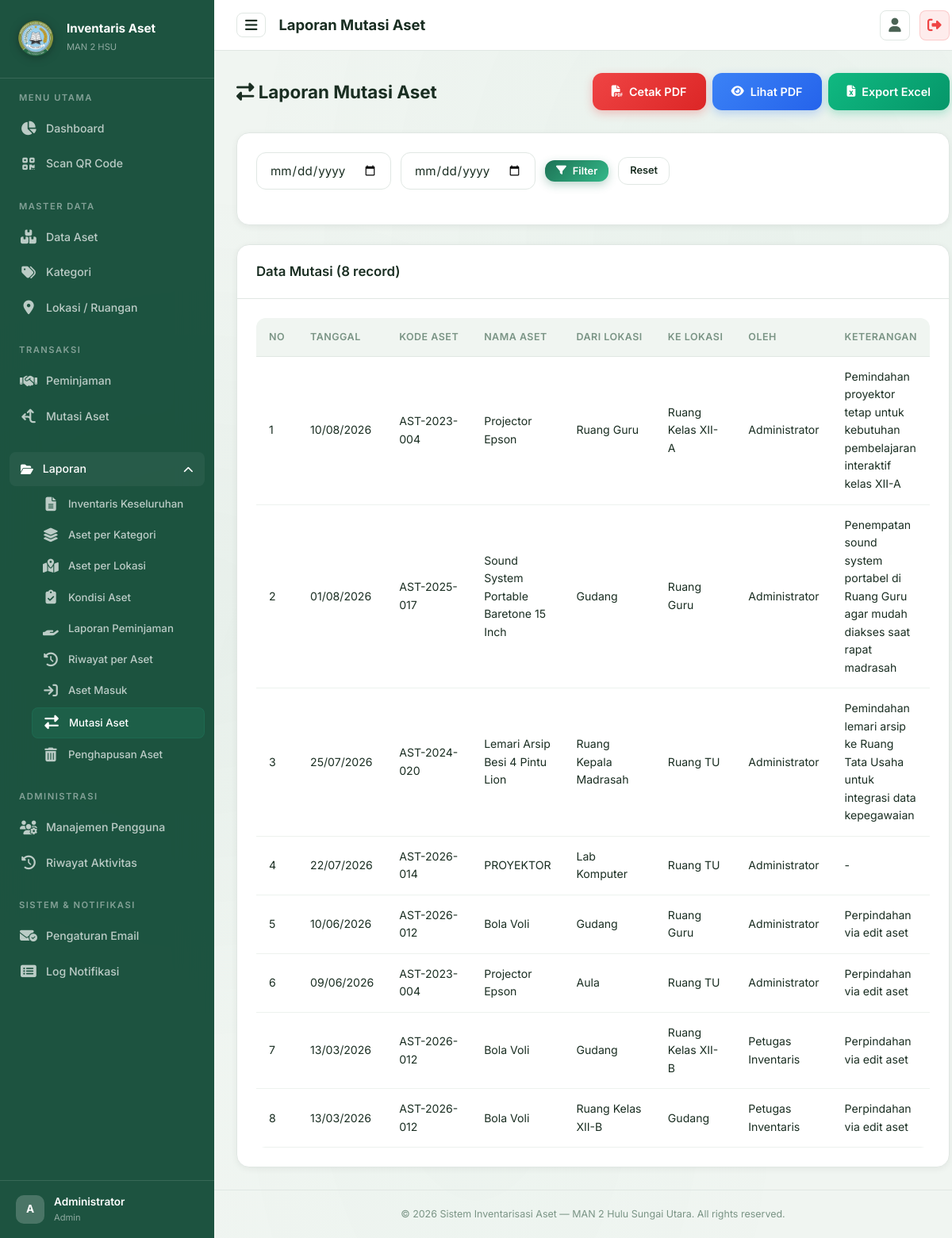
/pages/laporan/mutasi_aset.php (signed in), run on the app's committed database.
### tables this page shows
CREATE TABLE `mutasi_aset` (
  `id` int NOT NULL AUTO_INCREMENT,
  `id_aset` int NOT NULL,
  `id_lokasi_asal` int DEFAULT NULL,
  `id_lokasi_tujuan` int DEFAULT NULL,
  `tanggal_mutasi` date NOT NULL,
  `keterangan` text,
  `id_user` int DEFAULT NULL,
  `created_at` timestamp NULL DEFAULT CURRENT_TIMESTAMP,
  PRIMARY KEY (`id`),
  KEY `id_aset` (`id_aset`),
  KEY `id_lokasi_asal` (`id_lokasi_asal`),
  KEY `id_lokasi_tujuan` (`id_lokasi_tujuan`),
  KEY `id_user` (`id_user`),
  CONSTRAINT `mutasi_aset_ibfk_1` FOREIGN KEY (`id_aset`) REFERENCES `aset` (`id`) ON DELETE CASCADE,
  CONSTRAINT `mutasi_aset_ibfk_2` FOREIGN KEY (`id_lokasi_asal`) REFERENCES `lokasi` (`id`) ON DELETE SET NULL,
  CONSTRAINT `mutasi_aset_ibfk_3` FOREIGN KEY (`id_lokasi_tujuan`) REFERENCES `lokasi` (`id`) ON DELETE SET NULL,
  CONSTRAINT `mutasi_aset_ibfk_4` FOREIGN KEY (`id_user`) REFERENCES `users` (`id`) ON DELETE SET NULL
);

CREATE TABLE `aset` (
  `id` int NOT NULL AUTO_INCREMENT,
  `kode_aset` varchar(50) NOT NULL,
  `nama_aset` varchar(150) NOT NULL,
  `id_kategori` int DEFAULT NULL,
  `id_lokasi` int DEFAULT NULL,
  `jumlah` int NOT NULL DEFAULT '1',
  `kondisi` enum('Baik','Rusak Ringan','Rusak Berat') NOT NULL DEFAULT 'Baik',
  `tahun_perolehan` year DEFAULT NULL,
  `nilai_perolehan` decimal(15,2) DEFAULT '0.00',
  `sumber_dana` varchar(100) DEFAULT NULL,
  `gambar` varchar(255) DEFAULT NULL,
  `keterangan` text,
  `qr_code_path` varchar(255) DEFAULT NULL,
  `created_at` timestamp NULL DEFAULT CURRENT_TIMESTAMP,
  `updated_at` timestamp NULL DEFAULT CURRENT_TIMESTAMP ON UPDATE CURRENT_TIMESTAMP,
  `deleted_at` timestamp NULL DEFAULT NULL,
  `bukti_hapus` varchar(255) DEFAULT NULL,
  `alasan_hapus` text,
  PRIMARY KEY (`id`),
  UNIQUE KEY `kode_aset` (`kode_aset`),
  KEY `id_kategori` (`id_kategori`),
  KEY `id_lokasi` (`id_lokasi`),
  CONSTRAINT `aset_ibfk_1` FOREIGN KEY (`id_kategori`) REFERENCES `kategori` (`id`) ON DELETE SET NULL,
  CONSTRAINT `aset_ibfk_2` FOREIGN KEY (`id_lokasi`) REFERENCES `lokasi` (`id`) ON DELETE SET NULL
);

CREATE TABLE `lokasi` (
  `id` int NOT NULL AUTO_INCREMENT,
  `nama_lokasi` varchar(100) NOT NULL,
  `keterangan` text,
  `created_at` timestamp NULL DEFAULT CURRENT_TIMESTAMP,
  PRIMARY KEY (`id`)
);

CREATE TABLE `users` (
  `id` int NOT NULL AUTO_INCREMENT,
  `nama` varchar(100) NOT NULL,
  `username` varchar(50) NOT NULL,
  `email` varchar(255) DEFAULT NULL,
  `password` varchar(255) NOT NULL,
  `role` enum('admin','petugas','guru') NOT NULL DEFAULT 'petugas',
  `nip` varchar(30) DEFAULT NULL,
  `jabatan` varchar(100) DEFAULT NULL,
  `no_telepon` varchar(20) DEFAULT NULL,
  `telegram_chat_id` varchar(50) DEFAULT NULL,
  `foto` varchar(255) DEFAULT NULL,
  `created_at` timestamp NULL DEFAULT CURRENT_TIMESTAMP,
  `remember_token` varchar(255) DEFAULT NULL,
  `reset_token` varchar(255) DEFAULT NULL,
  `reset_token_expires_at` datetime DEFAULT NULL,
  PRIMARY KEY (`id`),
  UNIQUE KEY `username` (`username`)
);

### pages/laporan/mutasi_aset.php (the view, shortened to what this page needs)
<?php
$pdo = getConnection();
$startDate = $_GET['start_date'] ?? '';
$endDate = $_GET['end_date'] ?? '';
$where = "WHERE 1=1";
$params = [];
$stmt = $pdo->prepare("SELECT m.*, a.kode_aset, a.nama_aset, la.nama_lokasi as lokasi_asal, lt.nama_lokasi as lokasi_tujuan, u.nama as oleh
    FROM mutasi_aset m
    JOIN aset a ON m.id_aset = a.id
    LEFT JOIN lokasi la ON m.id_lokasi_asal = la.id
    LEFT JOIN lokasi lt ON m.id_lokasi_tujuan = lt.id
    LEFT JOIN users u ON m.id_user = u.id
    $where ORDER BY m.tanggal_mutasi DESC");
$stmt->execute($params);
$data = $stmt->fetchAll();
require_once __DIR__ . '/../../includes/header.php';
require_once __DIR__ . '/../../includes/sidebar.php';
?>
<div class="page-header">
    <div><h2><i class="fas fa-right-left"></i> Laporan Mutasi Aset</h2></div>
    <div class="btn-group no-print">
        <a href="export_pdf.php?type=mutasi&start_date=<?= urlencode($startDate) ?>&end_date=<?= urlencode($endDate) ?>" class="btn btn-danger"><i class="fas fa-file-pdf"></i> Cetak PDF</a>
        <a href="export_pdf.php?type=mutasi&start_date=<?= urlencode($startDate) ?>&end_date=<?= urlencode($endDate) ?>&view=1" target="_blank" class="btn btn-info"><i class="fas fa-eye"></i> Lihat PDF</a>
        <a href="export_excel.php?type=mutasi&start_date=<?= urlencode($startDate) ?>&end_date=<?= urlencode($endDate) ?>" class="btn btn-success"><i class="fas fa-file-excel"></i> Export Excel</a>
    </div>
</div>
<div class="card mb-4 no-print"><div class="card-body">
    <form method="GET" class="search-bar">
        <input type="date" class="form-control" name="start_date" value="<?= $startDate ?>" style="max-width:170px;">
        <input type="date" class="form-control" name="end_date" value="<?= $endDate ?>" style="max-width:170px;">
        <button type="submit" class="btn btn-primary btn-sm"><i class="fas fa-filter"></i> Filter</button>
        <a href="<?= BASE_URL ?>/laporan/mutasi" class="btn btn-secondary btn-sm">Reset</a>
    </form>
</div></div>
<div class="card animate-fadeInUp"><div class="card-header"><h3>Data Mutasi (<?= count($data) ?> record)</h3></div><div class="card-body"><div class="table-wrapper">
    <table><thead><tr><th>No</th><th>Tanggal</th><th>Kode Aset</th><th>Nama Aset</th><th>Dari Lokasi</th><th>Ke Lokasi</th><th>Oleh</th><th>Keterangan</th></tr></thead>
    <tbody>
        <?php if (empty($data)): ?>
            <tr><td colspan="8" class="text-center text-muted">Belum ada data mutasi</td></tr>
        <?php else: foreach ($data as $i => $m): ?>
        <tr>
            <td><?= $i+1 ?></td>
            <td><?= date('d/m/Y', strtotime($m['tanggal_mutasi'])) ?></td>
            <td><?= htmlspecialchars($m['kode_aset']) ?></td><td><?= htmlspecialchars($m['nama_aset']) ?></td>
            <td><?= htmlspecialchars($m['lokasi_asal'] ?? '-') ?></td><td><?= htmlspecialchars($m['lokasi_tujuan'] ?? '-') ?></td>
            <td><?= htmlspecialchars($m['oleh'] ?? '-') ?></td><td><?= htmlspecialchars($m['keterangan'] ?? '-') ?></td>
        </tr>
        <?php endforeach; endif; ?>
    </tbody></table>
</div></div></div>
<?php require_once __DIR__ . '/../../includes/footer.php'; ?>

### data on the page
mutasi_aset: tanggal_mutasi "10/08/2026", id_aset.kode_aset "AST-2023-004", id_aset.nama_aset "Projector Epson", id_lokasi_asal.nama_lokasi "Ruang Guru", id_lokasi_tujuan.nama_lokasi "Ruang Kelas XII-A", id_user.nama "Administrator", keterangan "Pemindahan proyektor tetap untuk kebutuhan pembelajaran interaktif kelas XII-A"
mutasi_aset: tanggal_mutasi "01/08/2026", id_aset.kode_aset "AST-2025-017", id_aset.nama_aset "Sound System Portable Baretone 15 Inch", id_lokasi_asal.nama_lokasi "Gudang", id_lokasi_tujuan.nama_lokasi "Ruang Guru", id_user.nama "Administrator", keterangan "Penempatan sound system portabel di Ruang Guru agar mudah diakses saat rapat madrasah"
mutasi_aset: tanggal_mutasi "25/07/2026", id_aset.kode_aset "AST-2024-020", id_aset.nama_aset "Lemari Arsip Besi 4 Pintu Lion", id_lokasi_asal.nama_lokasi "Ruang Kepala Madrasah", id_lokasi_tujuan.nama_lokasi "Ruang TU", id_user.nama "Administrator", keterangan "Pemindahan lemari arsip ke Ruang Tata Usaha untuk integrasi data kepegawaian"
mutasi_aset: tanggal_mutasi "22/07/2026", id_aset.kode_aset "AST-2026-014", id_aset.nama_aset "PROYEKTOR", id_lokasi_asal.nama_lokasi "Lab Komputer", id_lokasi_tujuan.nama_lokasi "Ruang TU", id_user.nama "Administrator", keterangan "-"
mutasi_aset: tanggal_mutasi "10/06/2026", id_aset.kode_aset "AST-2026-012", id_aset.nama_aset "Bola Voli", id_lokasi_asal.nama_lokasi "Gudang", id_lokasi_tujuan.nama_lokasi "Ruang Guru", id_user.nama "Administrator", keterangan "Perpindahan via edit aset"
mutasi_aset: tanggal_mutasi "09/06/2026", id_aset.kode_aset "AST-2023-004", id_aset.nama_aset "Projector Epson", id_lokasi_asal.nama_lokasi "Aula", id_lokasi_tujuan.nama_lokasi "Ruang TU", id_user.nama "Administrator", keterangan "Perpindahan via edit aset"
mutasi_aset: tanggal_mutasi "13/03/2026", id_aset.kode_aset "AST-2026-012", id_aset.nama_aset "Bola Voli", id_lokasi_asal.nama_lokasi "Gudang", id_lokasi_tujuan.nama_lokasi "Ruang Kelas XII-B", id_user.nama "Petugas Inventaris", keterangan "Perpindahan via edit aset"
mutasi_aset: tanggal_mutasi "13/03/2026", id_aset.kode_aset "AST-2026-012", id_aset.nama_aset "Bola Voli", id_lokasi_asal.nama_lokasi "Ruang Kelas XII-B", id_lokasi_tujuan.nama_lokasi "Gudang", id_user.nama "Petugas Inventaris", keterangan "Perpindahan via edit aset"

### other printed values
substr($_SESSION['user_nama'] ?? 'U', 0, 1) "A"
$_SESSION['user_nama'] "Administrator"
$_SESSION['user_role'] "Admin"
$pageTitle "Laporan Mutasi Aset"
count($data) "8"
